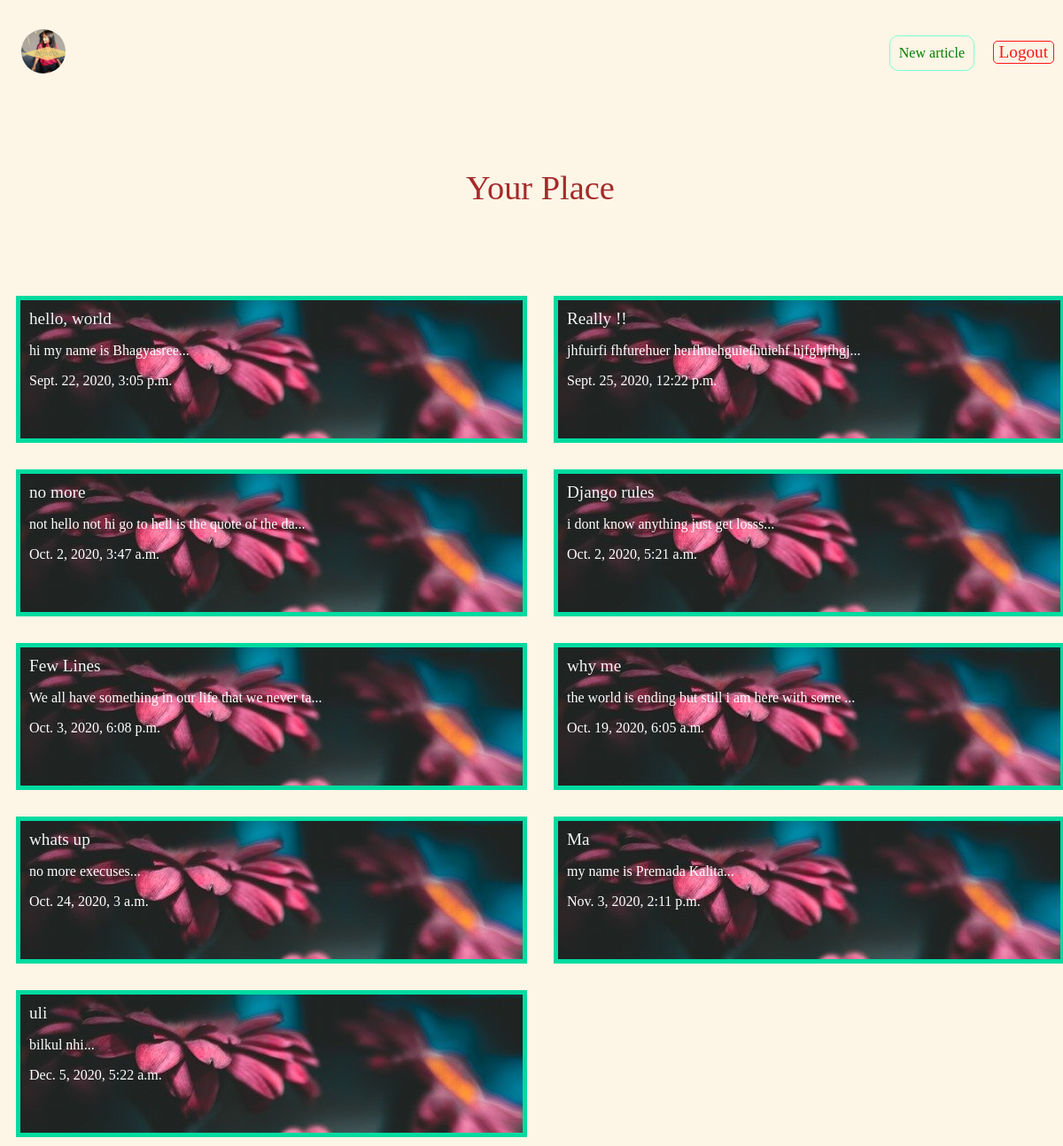
The app's page / (signed in) with its own data.
### Articles/models.py (models this page shows, shortened)
class Article(models.Model):
    title = models.CharField(max_length=100)
    body = models.TextField()
    slug = models.SlugField()
    date = models.DateTimeField(auto_now_add=True)
    thumb = models.ImageField(default='default.png', blank=True)
    def snippet(self):
        return self.body[:50] + '...'

### Articles/views.py (the view)
# urls.py: path('', views.Articles, name="list"),
def Articles(request):
    articles = Article.objects.all().order_by('date')
    return render(request, 'Articles/Articles.html', {'articles': articles})

### Articles/templates/Articles/Articles.html
{% extends 'base.html' %} {% block content %}
<h1>Your Place</h1>
<div class="articles">
    {% for article in articles %}
    <div class="article">
        <h2><a href="{% url 'Articles:detail' slug=article.slug %}">{{ article.title }}</a> </h2>
        <p>{{ article.snippet }}</p>
        <p>{{ article.date }}</p>
    </div>
    {% endfor %}
</div>
{% endblock %}

### Articles/static/style.css (style rules this page uses)
body { background-color: oldlace; background-repeat: no-repeat; color: #fff; }
body * { font-family: Ubuntu; }
h1, h2, h3, h4, h5 { color: brown; font-weight: normal; margin: 0; }
a, a:hover, a:visited { color: whitesmoke; text-decoration: none; }
div.wrapper h1 { text-align: center; margin: 100px auto; font-size: 2.4em; }
.articles { display: grid; grid-template-columns: 1fr 1fr; grid-gap: 30px; }
.article { padding: 10px; border: 5px solid #00dba0; position: relative; padding-bottom: 40px; background-image: url(flower.jpg); }
.article h2 { font-family: 'sans-serif', serif; font-size: 1.2em; }

### records on screen
Article: title "hello, world", snippet "hi my name is Bhagyasree...", date "Sept. 22, 2020, 3:05 p.m."
Article: title "Really !!", snippet "jhfuirfi fhfurehuer herfhuehguiefhuiehf hjfghjfhgj...", date "Sept. 25, 2020, 12:22 p.m."
Article: title "no more", snippet "not hello not hi go to hell is the quote of the da...", date "Oct. 2, 2020, 3:47 a.m."
Article: title "Django rules", snippet "i dont know anything just get losss...", date "Oct. 2, 2020, 5:21 a.m."
Article: title "Few Lines", snippet "We all have something in our life that we never ta...", date "Oct. 3, 2020, 6:08 p.m."
Article: title "why me", snippet "the world is ending but still i am here with some ...", date "Oct. 19, 2020, 6:05 a.m."
Article: title "whats up", snippet "no more execuses...", date "Oct. 24, 2020, 3 a.m."
Article: title "Ma", snippet "my name is Premada Kalita...", date "Nov. 3, 2020, 2:11 p.m."
Article: title "uli", snippet "bilkul nhi...", date "Dec. 5, 2020, 5:22 a.m."
